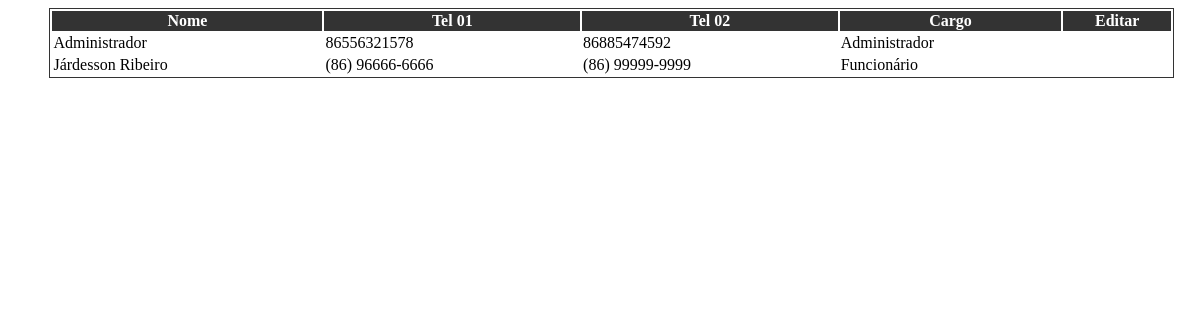
Page /views/teste.php on the earlier database version.
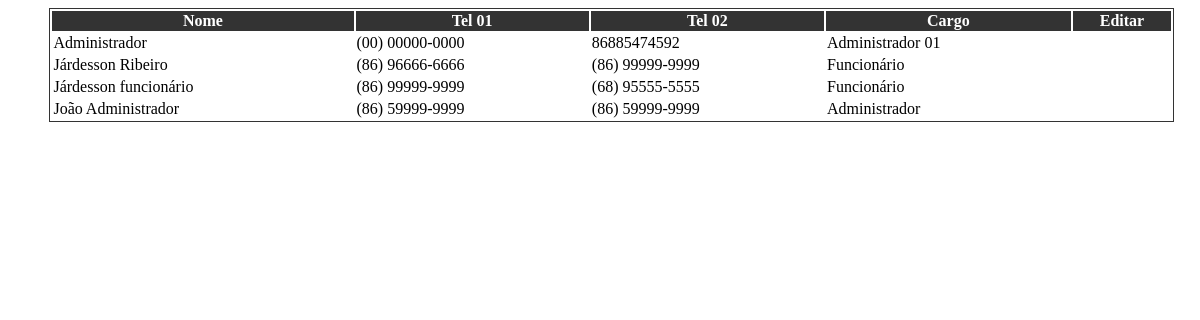
Same page on the later database version.
### tables this page shows
CREATE TABLE `tab_funcionario` (
  `id_funcionario` int(11) NOT NULL,
  `nome_funcionario` varchar(200) NOT NULL,
  `cpf_funcionario` varchar(16) NOT NULL,
  `telefone1_funcionario` varchar(15) NOT NULL,
  `telefone2_funcionario` varchar(15) NOT NULL,
  `cargo_funcionario` varchar(100) NOT NULL
);

### views/teste.php (the view, shortened to what this page needs)
<?php
$c = new Conectar();
$conexao = $c->conexao();
$sql = "SELECT id_funcionario, nome_funcionario, telefone1_funcionario, telefone2_funcionario, cargo_funcionario FROM tab_funcionario";
$result = mysqli_query($conexao, $sql);
?>
<!DOCTYPE html>
<html>
<head>
	<link rel="stylesheet" type="text/css" href="../css/listagem.min.css">
</head>
<body>
	<div id="container">
<table class="table">
  <thead class="thead-dark">
    <tr>
      <th scope="col">Nome</th>
      <th scope="col">Tel 01</th>
      <th scope="col">Tel 02</th>
      <th scope="col">Cargo</th>
      <th scope="col">Editar</th>
    </tr>
  </thead>
  <tbody>
  	<?php while ($mostra = mysqli_fetch_row($result)): ?>
    <tr id="corpo">
      <td><?php echo utf8_encode($mostra[1]) ?></td>
      <td><?php echo $mostra[2] ?></td>
      <td><?php echo $mostra[3] ?></td>
      <td><?php echo utf8_encode($mostra[4]) ?></td>
	  <td>
      </td>
	</tr>
</tbody>
<?php endwhile; ?>
</table>
</div>
</body>
</html>

Differences in the rows shown:
changed tab_funcionario: telefone1_funcionario "86556321578" → "(00) 00000-0000"; cargo_funcionario "Administrador" → "Administrador 01"
added tab_funcionario: nome_funcionario "Járdesson funcionário", telefone1_funcionario "(86) 99999-9999", telefone2_funcionario "(68) 95555-5555", cargo_funcionario "Funcionário"
added tab_funcionario: nome_funcionario "João Administrador", telefone1_funcionario "(86) 59999-9999", telefone2_funcionario "(86) 59999-9999", cargo_funcionario "Administrador"
